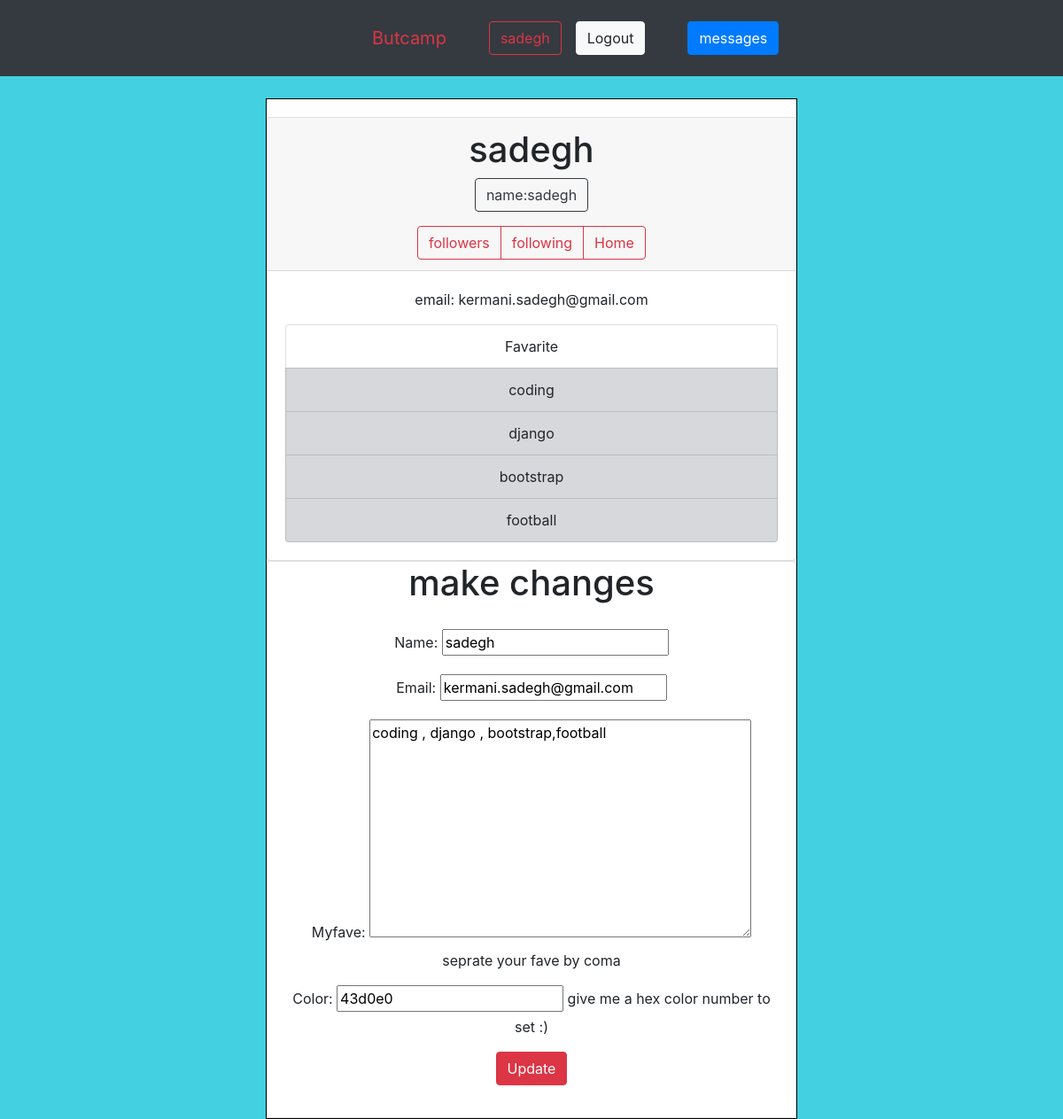
The app's page /update/sadegh/ (signed in) with its own data.
### user/models.py (models this page shows, shortened)
class Users (models.Model):
    user        = models.OneToOneField(User ,on_delete=models.CASCADE)
    follower    = models.ManyToManyField(User , related_name="is_follow" , blank=True)
    name        = models.CharField(max_length=120)
    email       = models.EmailField(blank=True,null=True)
    myfave      = models.TextField(help_text='seprate your fave by coma')
    color       = models.CharField(max_length=120 , default="a80000" ,help_text='give me a hex color number to set :)')
    timeadd     = models.DateTimeField(auto_now_add=True)
    timeup      = models.DateTimeField(auto_now=True)
    slug        = models.SlugField(null=True,blank=True)
    def get_fave(self):
        return self.myfave.split(",")
    def __str__(self):
        return self.user.username

### user/views.py (the view)
# urls.py: url(r'^update/(?P<slug>\w+)/$',ProfUpdate.as_view() ,name='update' ),
class ProfUpdate(LoginRequiredMixin,UpdateView):
    template_name="prof_update.html"
    model = Users
    fields = ['name','email','myfave','color']
    def get_context_data(self , *args,**kwargs):
        context = super(ProfUpdate , self).get_context_data(*args,**kwargs)
        follow_req = self.request.user
        is_following = False
        to_follow = context['object']
        if follow_req in to_follow.follower.all():
            is_following = True
        context['is_following'] = is_following
        x = Users.objects.get(user__username=to_follow)
        color = "#"+x.color
        print(color)
        context['color']=color
        return context

### templates/prof_update.html (shortened to what this page needs)
{% extends "base.html" %}
{% block content %}
<div class="card ">
  <div class="card-header">
    <h1>
      {{ object.user.username }}
    </h1>
    <small class="btn btn-outline-dark">  name:{{object.name}} </small>
    <div class="btn-group" role="group" aria-label="Basic example">
    <a class="btn btn-outline-danger" href="{% url 'payam:followers' slug=object.user.username %}">followers</a>
    <a class="btn btn-outline-danger" href="{% url 'payam:followings' slug=object.user.username %}">following</a>
    <a class="btn btn-outline-danger" href="{% url 'home' %}" >Home</a>
    </div>
  </div>
  <div class="card-body">
    <p>email: {{object.email}}</p>
    <div class="list-group">
      <a  class="list-group-item list-group-item-action">Favarite</a>
      {% for item in object.get_fave %}
        <a  class="list-group-item list-group-item-action list-group-item-secondary">{{item}}</a>
      {% endfor %}
    </div>
  </div>
</div>
{% if object.user == request.user  %}
<div class="card">
  <div class="card-head">
    <h1>make changes</h1>
  </div>
  <div class="card-body">
    <form action="{% url "update" slug=object.slug %}" method="post">
      {{form.as_p}}
      <input class="btn btn-danger"type="submit" name="save" value="Update">
    </form>
  </div>
</div>
{% endif %}
{% endblock %}

### templates/base.html (shortened to what this page needs)
{% load static %}
<!DOCTYPE>
<html>
<head>
</head>
<body id="body" >
      <nav class="navbar navbar-expand-lg navbar-dark bg-dark  mb-3" style="padding-left:35%;">
          <a class="navbar-brand text-danger " href="/">Butcamp</a>
          <div class="collapse navbar-collapse m-3" id="navbarSupportedContent">
            <ul class="navbar-nav mr-auto  ">
              {% if user.is_authenticated %}
              <li class="nav-item ml-3">
                <a class="btn btn-outline-danger " href="{% url "update" slug=user.username %}" >{{request.user.username}}</a>
              </li>
              <li class="nav-item ml-3">
                <a class="btn btn-light " href="{% url "logout" %}" >Logout</a>
              </li>
              {% else %}
              <li class="nav-item active ml-5">
                <a class="nav-link" href="/">Home <span class="sr-only">(current)</span></a>
              </li>
              {% endif %}
              {% if newpv %}
              <li class="nav-item active ml-5">
              <a href="{% url 'pv:send' %}"type="button" class="btn btn-primary">
                messages &ensp; <span class="badge badge-warning ">new</span>
              </a>
              </li>
              {% else %}
              <li class="nav-item active ml-5">
              <a href="{% url 'pv:send' %}" type="button" class="btn btn-primary">
                messages
              </a>
            </li>
              {% endif %}
            </ul>
          </div>
      </nav>
      <div class="content" style=" background-color:white; border:1px solid black; padding-top:20px; margin-top: 25px;margin-right: 25%; margin-left: 25%;text-align:center; " >
        {% block content %}
        {% endblock content %}
      </div>
{% include "snippet/css.html" %}
</body>
</html>

### records on screen
Users: user.username "sadegh", name "sadegh", email "kermani.sadegh@gmail.com", myfave "coding , django , bootstrap,football", color "43d0e0"

### other values on screen
{{ request.user.username }} "sadegh"
{{ item }} "coding" "django" "bootstrap" "football"
